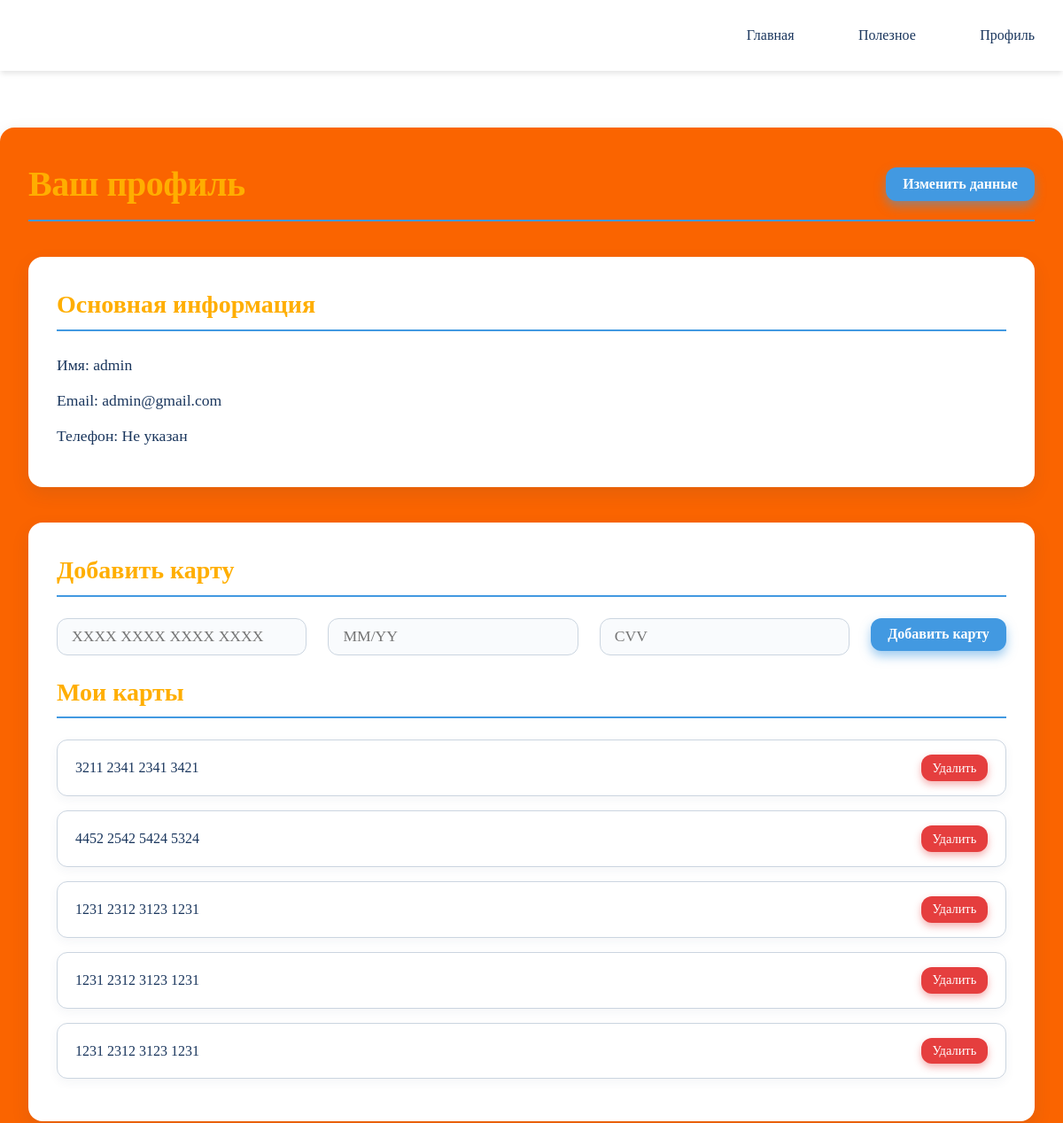
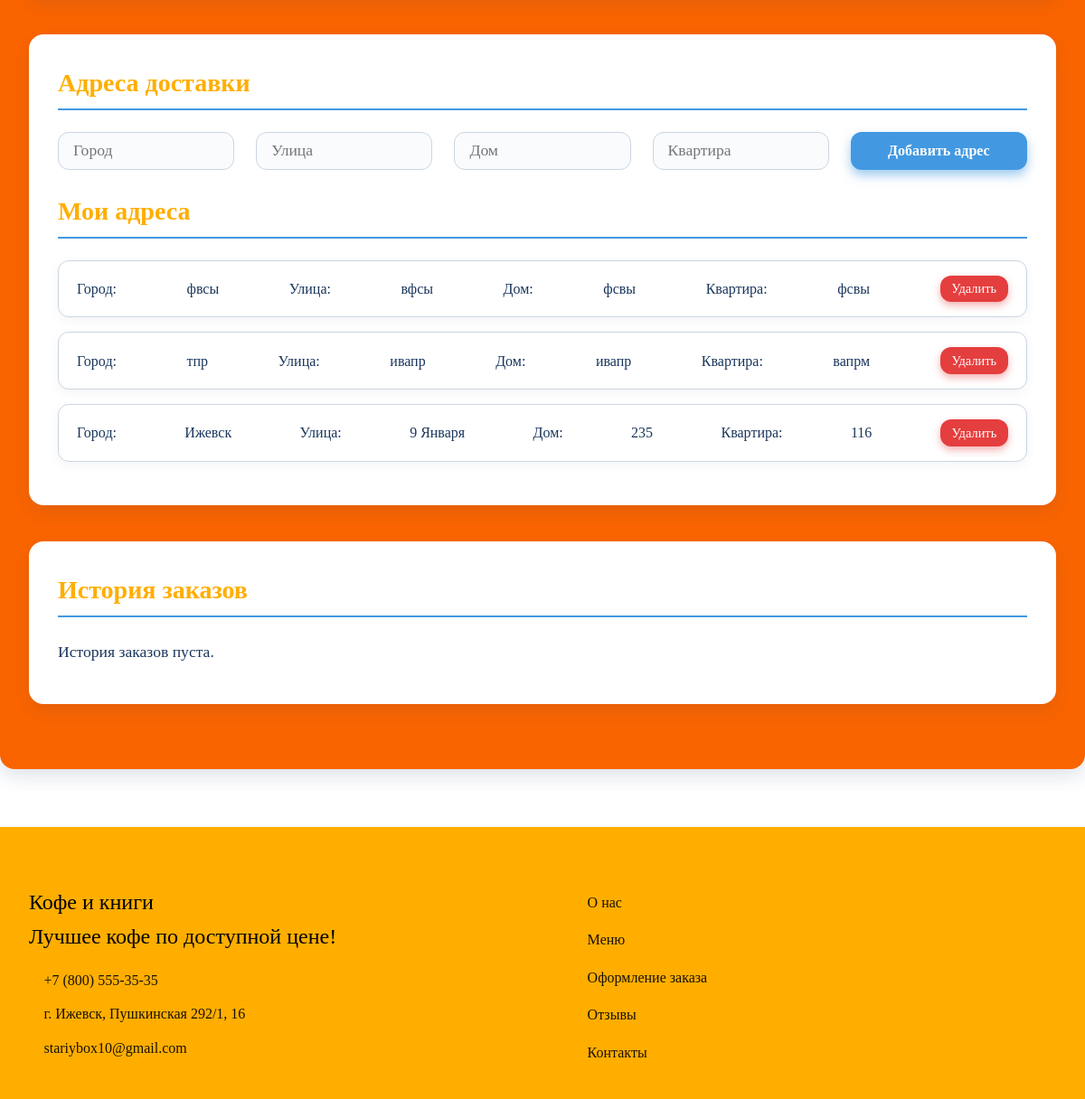
/profile/ (signed in), run on the app's committed database (2 pictures, top to bottom).
### main/models/user.py (models this page shows, shortened)
class CustomUser(AbstractUser):
    email = models.EmailField(unique=True)
    phone = models.CharField(max_length=20, blank=True, null=True)
    address = models.JSONField(default=dict, blank=True)
    bonus_points = models.IntegerField(default=0)

### main/models/payment.py (models this page shows, shortened)
class PaymentCard(models.Model):
    user = models.ForeignKey(CustomUser, on_delete=models.CASCADE, related_name='payment_cards')
    card_number = models.CharField(max_length=19)
    expiry_date = models.CharField(max_length=7)
    created_at = models.DateTimeField(auto_now_add=True)

### main/views.py (the view, shortened to what this page needs)
# urls.py: path('profile/', views.ProfileView.as_view(), name='profile'),
class ProfileView(LoginRequiredMixin, View):
    def get(self, request):
        context = {
            'card_form': PaymentCardForm(),
            'address_form': AddressForm(),
            'cards': self._get_formatted_cards(request),
            'addresses': request.user.address or [],
            'orders': Order.objects.filter(user=request.user).order_by('-id')
        }
        return render(request, 'profile.html', context)
    def _get_formatted_cards(self, request):
        cards = request.user.payment_cards.all()
        for card in cards:
            digits = ''.join(filter(str.isdigit, card.card_number))
            card.formatted_number = ' '.join([digits[i:i+4] for i in range(0, len(digits), 4)])
        return cards

### main/forms.py
class PaymentCardForm(forms.ModelForm):
    class Meta:
        model = PaymentCard
        fields = ['card_number', 'expiry_date']
        widgets = {
            'card_number': forms.TextInput(attrs={
                'class': 'form-control',
                'placeholder': 'Номер карты',
                'maxlength': 19,
            }),
            'expiry_date': forms.TextInput(attrs={
                'class': 'form-control',
                'placeholder': 'ММ/ГГ',
                'maxlength': 5,
            }),
        }

class AddressForm(forms.Form):
    city = forms.CharField(max_length=100, required=True, label='Город')
    street = forms.CharField(max_length=100, required=True, label='Улица')
    house = forms.CharField(max_length=20, required=True, label='Дом')
    apartment = forms.CharField(max_length=20, required=False, label='Квартира')

### templates/profile.html (shortened to what this page needs)
{% extends 'base.html' %}
{% load static %}
{% block content %}
<link rel="stylesheet" href="{% static 'styles/profile.css' %}">
<div class="profile-container container">
    <div class="profile-header">
        <h1>Ваш профиль</h1>
        <button class="btn btn-primary" onclick="openEditModal()">Изменить данные</button>
    </div>
    <div class="profile-info">
        <div class="info-card">
            <h3>Основная информация</h3>
            <p><strong>Имя:</strong> <span id="username">{{ user.username }}</span></p>
            <p><strong>Email:</strong> <span id="email">{{ user.email }}</span></p>
            <p><strong>Телефон:</strong> <span id="phone">{{ user.phone|default:"Не указан" }}</span></p>
        </div>
        <div class="info-card">
            <h3>Добавить карту</h3>
            <form method="POST" id="card-form" class="card-form">
              <div class="form-row">
                <div class="form-group">
                    <input type="text" name="card_number" id="card-number" class="form-control"
                            placeholder="XXXX XXXX XXXX XXXX" required
                            value="{{ card_form.card_number.value|default_if_none:'' }}">
                </div>
                <div class="form-group">
                    <input type="text" name="expiry_date" id="exp-date" class="form-control"
                            placeholder="MM/YY" required
                            value="{{ card_form.expiry_date.value|default_if_none:'' }}">
                </div>
                <div class="form-group">
                    <input type="text" name="cvv" id="cvv" class="form-control"
                            placeholder="CVV" required
                            value="{{ card_form.cvv.value|default_if_none:'' }}">
                </div>
                <div>
                  <button type="submit" class="btn btn-primary">Добавить карту</button>
                </div>
              </div>
            </form>
            <h3>Мои карты</h3>
            <ul class="cards-list">
                {% for card in cards %}
                  <li class="card-item">
                    {{ card.formatted_number }}
                    <form method="POST" action="{% url 'delete_card' card.id %}" class="delete-form" style="display:inline;">
                        <button type="submit" class="btn-delete">Удалить</button>
                    </form>
                  </li>
                {% empty %}
                    <li class="no-cards">У вас нет добавленных карт.</li>
                {% endfor %}
            </ul>
          </div>
        <div class="info-card">
            <h3>Адреса доставки</h3>
            <form class="address-form" method="POST" action="{% url 'profile' %}">
                <div class="form-grid">
                    <input type="text" name="city" placeholder="Город" class="form-control" value="{{ address_form.city.value|default_if_none:'' }}">
                    <input type="text" name="street" placeholder="Улица" class="form-control" value="{{ address_form.street.value|default_if_none:'' }}">
                    <input type="text" name="house" placeholder="Дом" class="form-control" value="{{ address_form.house.value|default_if_none:'' }}">
                    <input type="text" name="apartment" placeholder="Квартира" class="form-control" value="{{ address_form.apartment.value|default_if_none:'' }}">
                    <button type="submit" class="btn btn-primary">Добавить адрес</button>
                </div>
            </form>
            <h3>Мои адреса</h3>
            <ul class="address-list cards-list">
                {% for address in addresses %}
                    <li class="card-item">
                        <strong>Город:</strong> {{ address.city }} <strong>Улица:</strong> {{ address.street }} <strong>Дом:</strong> {{ address.house }}{% if address.apartment %} <strong>Квартира:</strong> {{ address.apartment }}{% endif %}
                        <form method="POST" action="{% url 'delete_address' forloop.counter0 %}" class="delete-form" style="display:inline;">
                            <button type="submit" class="btn-delete">Удалить</button>
                        </form>
                    </li>
                {% empty %}
                    <li class="no-cards">У вас нет добавленных адресов.</li>
                {% endfor %}
            </ul>
        </div>
        <div class="info-card">
            <h3>История заказов</h3>
            {% if orders %}
            <table class="orders-table">
                <thead>
                    <tr>
                        <th>Дата заказа</th>
                        <th>Номер заказа</th>
                        <th>Сумма</th>
                        <th>Карта</th>
                        <th>Адрес</th>
                        <th>Действия</th>
                    </tr>
                </thead>
                <tbody>
                    {% for order in orders %}
                    <tr>
                        <td>{{ order.created_at|date:"d.m.Y H:i" }}</td>
                        <td>{{ order.id }}</td>
                        <td>{{ order.total_price }}₽</td>
                        <td>{{ order.payment_card.card_number|default:"-" }}</td>
                        <td>
                            {% if order.delivery_address %}
                                {{ order.delivery_address.city }}, {{ order.delivery_address.street }}, {{ order.delivery_address.house }}{% if order.delivery_address.apartment %}, кв. {{ order.delivery_address.apartment }}{% endif %}
                            {% else %}
                                -
                            {% endif %}
                        </td>
                        <td><button type="button" class="btn btn-secondary order-detail-btn" data-order-id="{{ order.id }}">Подробнее</button></td>
                    </tr>
                    {% endfor %}
                </tbody>
            </table>
            {% else %}
            <p>История заказов пуста.</p>
            {% endif %}
        </div>
    </div>
</div>
{% endblock %}

### templates/base.html (shortened to what this page needs)
{% load static %}
<!DOCTYPE html>
<html lang="ru">
<head>
    <link rel="stylesheet" href="{% static 'styles/base.css' %}">
    <link rel="stylesheet" href="{% static 'styles/reviews.css' %}">
    <link rel="stylesheet" href="{% static 'fontawesome-free-6.4.0-web/css/all.min.css' %}">
</head>
<body>
    <header>
        <div class="nav-container">
            <div class="logo">
            </div>
            <nav class="main-nav">
                <ul class="nav-list">
                    <li class="dropdown">
                        <a href="#" class="dropbtn"><i class="fas fa-home"></i> Главная</a>
                    </li>
                    <li class="dropdown">
                        <a href="#" class="dropbtn"><i class="fas fa-info-circle"></i> Полезное</a>
                    </li>
                    <li class="dropdown">
                        <a href="#" class="dropbtn"><i class="fas fa-user"></i> Профиль</a>
                    </li>
                </ul>
            </nav>
        </div>
    </header>
    <main>
        {% block content %}{% endblock %}
    </main>
    <footer>
        <div class="footer-container">
            <div class="footer-info">
                <div class="footer-logo">
                    <a href="{% url 'home' %}">Кофе и книги</a>
                    <p>Лучшее кофе по доступной цене!</p>
                </div>
                <div class="contacts">
                    <p><i class="fas fa-phone"></i> +7 (800) 555-35-35</p>
                    <p><i class="fas fa-map-marker-alt"></i> г. Ижевск, Пушкинская 292/1, 16</p>
                    <p><i class="fas fa-envelope"></i> stariybox10@gmail.com</p>
                </div>
            </div>
            <nav class="footer-nav">
                <ul>
                    <li><a href="{% url 'about' %}"><i class="fas fa-building"></i> О нас</a></li>
                    <li><a href="{% url 'catalog' %}"><i class="fas fa-th-large"></i> Меню</a></li>
                    <li><a href="{% url 'order' %}"><i class="fas fa-shopping-cart"></i> Оформление заказа</a></li>
                    <li><a href="#reviews"><i class="fas fa-star"></i> Отзывы</a></li>
                    <li><a href="{% url 'contacts' %}"><i class="fas fa-phone"></i> Контакты</a></li>
                </ul>
            </nav>
            <div class="social-links">
                <a href="#" class="social-icon"><i class="fab fa-instagram"></i></a>
                <a href="#" class="social-icon"><i class="fab fa-pinterest"></i></a>
                <a href="#" class="social-icon"><i class="fab fa-facebook"></i></a>
            </div>
        </div>
    </footer>
</body>
</html>

### static/styles/base.css (style rules this page uses)
html { scroll-behavior: smooth; }
:root { --primary-color: #ffae00; --accent-color: #4299E1; --dark-color: #1A365D; --light-color: #ffffff; --text-color: #1A365D; --gray-color: rgb(38, 38, 38); --shadow: 0 4px 6px -1px rgba(0, 0, 0, 0.1); }
* { margin: 0; padding: 0; box-sizing: border-box; font-family: 'TT'; font-weight: 500; }
body { line-height: 1.6; color: var(--text-color); }
main { max-width: 1440px; margin: 4rem auto; }
a { text-decoration: none; color: inherit; transition: color 0.3s ease; }
header { background: var(--light-color); display: flex; width: 100%; height: 80px; justify-content: center; box-shadow: var(--shadow); }
.nav-container { display: flex; align-items: center; justify-content: space-between; width: 100%; max-width: 1440px; padding: 0 1rem; }
.nav-list { display: flex; gap: 1.5rem; align-items: center; list-style: none; }
.main-nav { position: relative; }
.nav-list li { position: relative; padding: 0.5rem 0; }
.nav-list li a, .dropbtn { padding: 0.5rem 1rem; border-radius: 0.5rem; transition: all 0.3s ease; cursor: pointer; display: inline-block; color: var(--text-color); }
footer { background: var(--primary-color); color: rgb(0, 0, 0); padding: 4rem 2rem 2rem; display: flex; width: 100%; justify-content: center; }
.footer-container { display: flex; align-items: center; justify-content: space-between; width: 100%; max-width: 1440px; }
.footer-logo { font-size: 1.5rem; font-weight: 600; margin-bottom: 1rem; }
.contacts p { margin-bottom: 0.75rem; opacity: 0.9; }
.social-links { display: flex; gap: 1.8rem; margin-top: 1.5rem; }
.social-icon { font-size: 1.8rem; opacity: 0.8; transition: all 0.2s; }
.footer-nav ul { list-style: none; display: grid; gap: 1rem; }
.footer-nav a { opacity: 0.9; transition: all 0.1s; }

### static/styles/profile.css (style rules this page uses)
.profile-container { margin: 2rem auto; padding: 2rem; background: linear-gradient(135deg, #fa6400, #fa6400); border-radius: 1rem; box-shadow: 0 8px 20px rgba(42, 67, 101, 0.15); transition: box-shadow 0.3s ease; }
.profile-header { display: flex; justify-content: space-between; align-items: center; margin-bottom: 2.5rem; border-bottom: 2px solid var(--accent-color); padding-bottom: 0.5rem; }
.profile-header h1 { font-size: 2.5rem; color: var(--primary-color); font-weight: 700; letter-spacing: -0.5px; }
.btn { cursor: pointer; padding: 0.6rem 1.2rem; border-radius: 0.75rem; font-weight: 700; border: none; transition: background-color 0.3s ease, box-shadow 0.3s ease; box-shadow: 0 4px 8px rgba(66, 153, 225, 0.3); font-size: 1rem; }
.btn-primary { background-color: var(--accent-color); color: white; box-shadow: 0 6px 12px rgba(66, 153, 225, 0.5); }
.info-card { background-color: white; padding: 2rem; border-radius: 1rem; box-shadow: 0 8px 20px rgba(42, 67, 101, 0.1); margin-bottom: 2.5rem; transition: box-shadow 0.3s ease; }
.info-card h3 { margin-bottom: 1.5rem; color: var(--primary-color); font-weight: 700; font-size: 1.75rem; border-bottom: 2px solid var(--accent-color); padding-bottom: 0.3rem; }
.info-card p { margin-bottom: 0.75rem; font-size: 1.1rem; color: var(--text-color); }
.form-row { display: flex; gap: 1.5rem; flex-wrap: wrap; }
.form-group { flex: 1 1 220px; display: flex; flex-direction: column; margin-bottom: 1.25rem; }
.form-control { padding: 0.6rem 1rem; border: 1.5px solid #cbd5e0; border-radius: 0.75rem; font-size: 1.1rem; transition: border-color 0.3s ease, box-shadow 0.3s ease; background-color: #f9fbfd; color: var(--text-color); }
.cards-list { list-style: none; padding-left: 0; }
.card-item { background-color: white; border: 1px solid #cbd5e0; border-radius: 0.75rem; padding: 1rem 1.25rem; margin-bottom: 1rem; display: flex; justify-content: space-between; align-items: center; box-shadow: 0 4px 12px rgba(42, 67, 101, 0.05); transition: box-shadow 0.3s ease; }
.btn-delete { background-color: #e53e3e; color: white; border: none; padding: 0.4rem 0.8rem; border-radius: 0.75rem; font-size: 0.9rem; cursor: pointer; transition: background-color 0.3s ease, box-shadow 0.3s ease; box-shadow: 0 4px 8px rgba(229, 62, 62, 0.4); }
.address-form { margin-top: 1.5rem; }
.form-grid { display: grid; grid-template-columns: repeat(auto-fit, minmax(140px, 1fr)); gap: 1.5rem; margin-bottom: 1.5rem; }
.address-form .form-control { width: 100%; }
.address-list { margin-top: 1.5rem; }

### data on the page
CustomUser: username "admin", email "admin@gmail.com", phone "Не указан"
PaymentCard: formatted_number "3211 2341 2341 3421"
PaymentCard: formatted_number "4452 2542 5424 5324"
PaymentCard: formatted_number "1231 2312 3123 1231"
PaymentCard: formatted_number "1231 2312 3123 1231"
PaymentCard: formatted_number "1231 2312 3123 1231"

### other printed values
{{ address.city }} "фвсы" "тпр" "Ижевск"
{{ address.street }} "вфсы" "ивапр" "9 Января"
{{ address.house }} "фсвы" "ивапр" "235"
{{ address.apartment }} "фсвы" "вапрм" "116"
